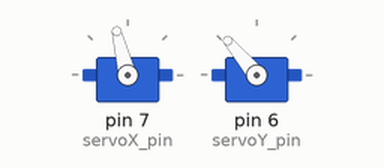
Simulated run of this sketch. Board: Arduino Uno, built with avr-gcc and run on an emulated ATmega328P. Shown: 2 × servo. What the sketch prints to the serial monitor is not drawn. At 18.8 s the program stops and its outputs stay as they are.

Above: at 2.05 s.
At 2.7 s:
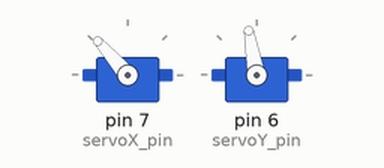
At 3.35 s:
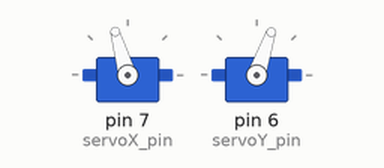
At 4.65 s:
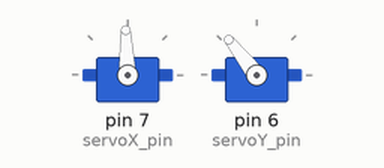
Timing chart, 0 to 8.4 s (numbered marks = the images above):
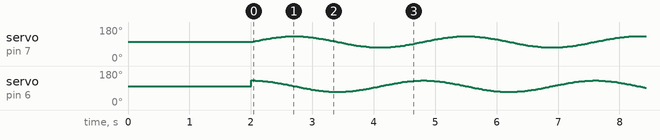

The sketch:

Circle_TVC_Pattern.ino
```cpp
#include <Servo.h>

// Initialize Constants
Servo ServoX;
Servo ServoY;
const int servoX_pin = 7;
const int servoY_pin = 6;
const int servoX_center = 1630;
const int servoY_center = 1610;
const float servoX_linkageR = 40.881; //us
const float servoY_linkageR = 41.247; //us
int currentX = servoX_center;
int currentY = servoY_center;

// Setup
void setup() {
  // Initialize Serial Monitor
  Serial.begin(115200);
  Serial.println("Setting up Servos");

  //Attach and center servos
  ServoX.attach(servoX_pin,500,2500);
  ServoY.attach(servoY_pin,500,2500);
  ServoX.writeMicroseconds(currentX);
  ServoY.writeMicroseconds(currentY);

  Serial.println("Servos are setup and ready!");
  delay(2000);
}

// Helper function to print relevant gimbal values upon writing pwm signal to servo
void setXservo(int microsec){
  float gimbal_ang = (microsec - servoX_center)/(servoX_linkageR);
  Serial.println("Setting gimbal to " + String(gimbal_ang) + " deg, in X direction.");;
  ServoX.writeMicroseconds(microsec);
}

// Helper function to print relevant gimbal values upon writing pwm signal to servo
void setYservo(int microsec){
  float gimbal_ang = (microsec - servoY_center)/(servoY_linkageR);
  Serial.println("Setting gimbal to " + String(gimbal_ang) + " deg, in Y direction.");;
  ServoY.writeMicroseconds(microsec);
}

// Main loop
void loop() {
  float t = millis();

  // radii of servos for 8 degrees of freedom
  int xrad = 327;
  int yrad = 330;

  // Initialize current servo positions
  currentX = servoX_center;
  currentY = servoY_center + 330;

  setXservo(currentX);
  setYservo(currentY);

  delay(2.5);

  // Loop from 0 to 360 degrees
  for(int i = 0; i < 360; i++){
    float irad = (i*PI)/180;

    // Calculate necessary X and Y servo positions to obtain a circular pattern
    currentX = (int) servoX_center + sin(irad)*327;
    currentY = (int) servoY_center + cos(irad)*330;

    setXservo(currentX);
    setYservo(currentY);

    delay(2.5);

  }

  // Reset after 15 seconds
  if(t > 15000){
    setXservo(servoX_center);
    setYservo(servoY_center);
    while(1){};
  }

  delay(2.5);
  //Start loop over

}
```
